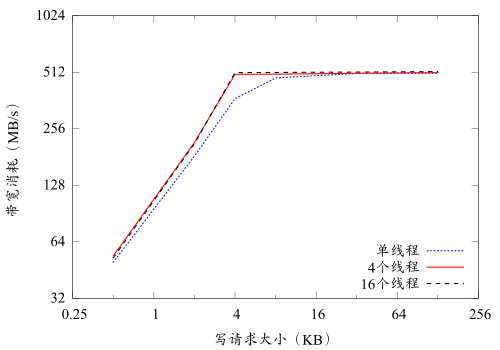

Source code (gnuplot):
set terminal pdfcairo enhanced color dashed font "Times New Roman,16" size 5,3.5

set output "nvme-bandwidth.pdf"
set ylabel '带宽消耗（MB/s）'
set yrange [32:1024]
set xrange [0.25:256]
set logscale x 4
set logscale y 2
set xlabel '写请求大小（KB）'
set key right bottom
plot 'nvme-bandwidth.data' using 1:2 with lines lw 3 lt 3 title "单线程", \
    '' using 1:3  with lines lw 3 lt 1 title "4个线程", \
    '' using 1:4  with lines lw 3 lt 7 title "16个线程"
